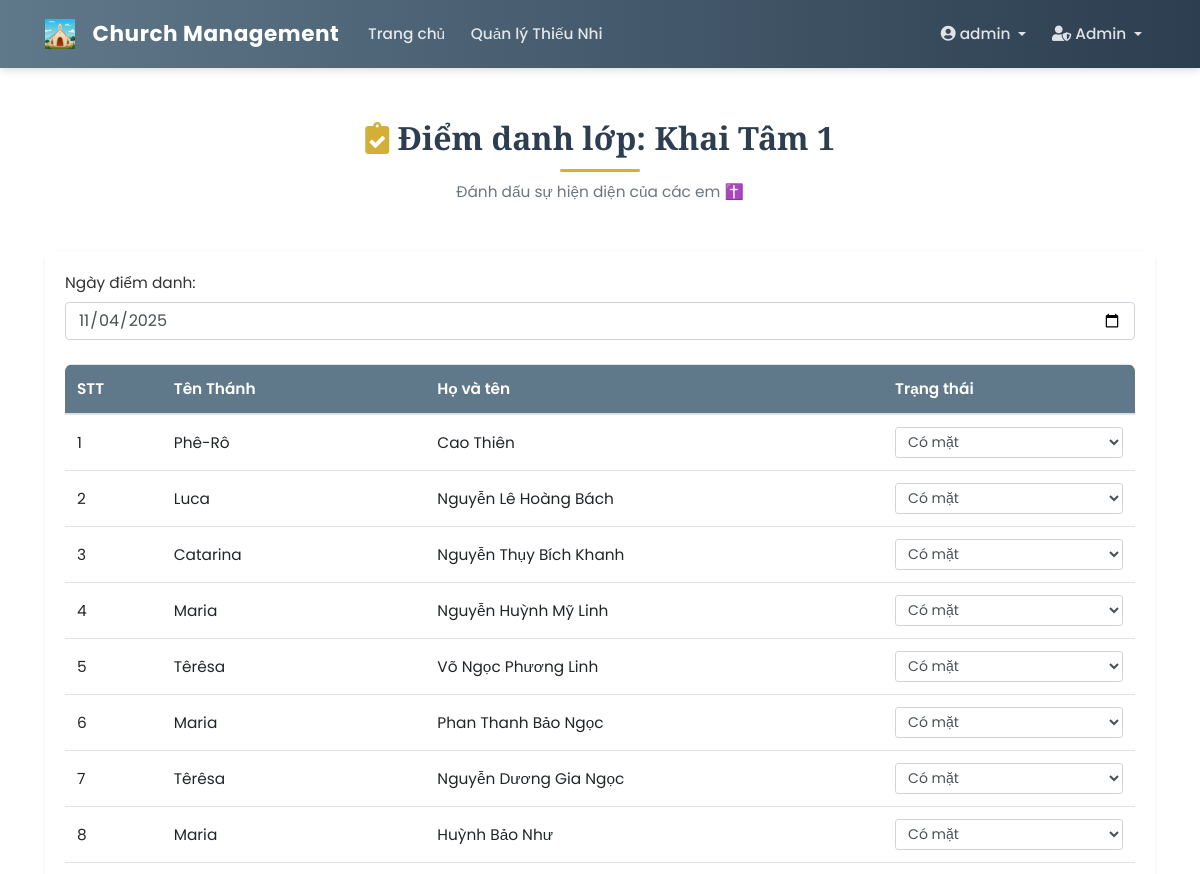
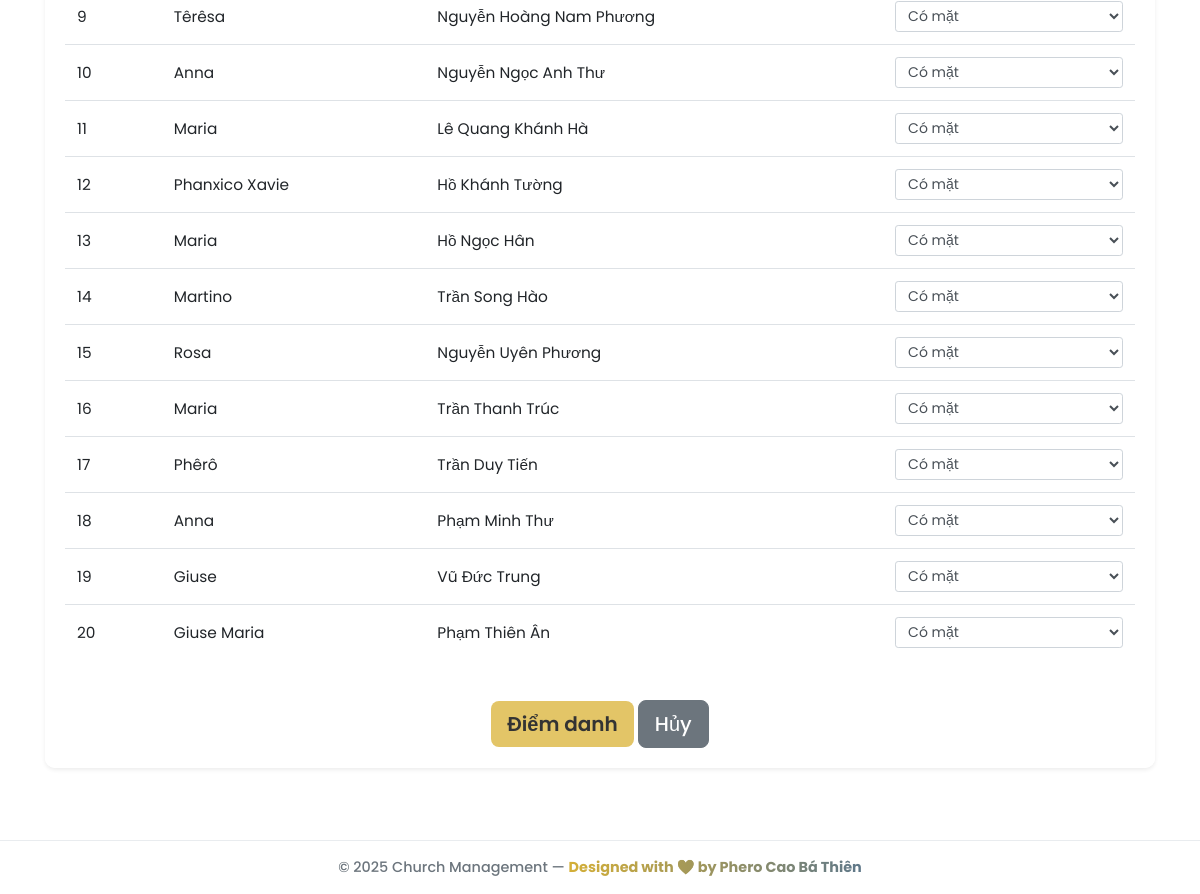
The app's page /class/1/attendance (signed in) with its own data (2 pictures, top to bottom).
### app/models/user.py (models this page shows, shortened)
class User(db.Model, UserMixin):
    __tablename__ = 'user'
    id = db.Column(db.Integer, primary_key=True)
    username = db.Column(db.String(20), unique=True, nullable=False)
    email = db.Column(db.String(120), unique=True, nullable=False)
    password_hash = db.Column(db.String(60), nullable=False)
    role = db.Column(db.String(50), nullable=False, default='guest')
    created_at = db.Column(db.DateTime, nullable=False, default=datetime.utcnow)
    profile = db.relationship(
        'UserProfile',
        back_populates='user',
        uselist=False,
        cascade='all, delete-orphan'
    )
    assigned_classes = db.relationship(
        'ClassModel',
        secondary=class_leaders_association,
        back_populates='leaders',
        lazy='dynamic'
    )
    announcements = db.relationship('Announcement', backref='author', lazy=True)
    feedbacks = db.relationship('Feedback', backref='sender', lazy=True)
    @property
    def password(self):
        """Ngăn chặn việc đọc trực tiếp mật khẩu."""
        raise AttributeError('password is not a readable attribute')
    def is_admin(self):
        return self.role == 'admin'

### app/models/class_model.py (models this page shows, shortened)
class ClassModel(db.Model):
    __tablename__ = 'class_model'
    id = db.Column(db.Integer, primary_key=True)
    name = db.Column(db.String(100), unique=True, nullable=False)
    students = db.relationship('Student', backref='class_assigned', lazy='dynamic')
    leaders = db.relationship(
        'User',
        secondary=class_leaders_association,
        back_populates='assigned_classes',
        lazy='dynamic'
    )

### app/models/student.py (models this page shows, shortened)
class Student(db.Model):
    __tablename__ = 'student'
    id = db.Column(db.Integer, primary_key=True)
    ten_thanh = db.Column(db.String(50), nullable=True) # Tên Thánh (Tùy chọn)
    full_name = db.Column(db.String(100), nullable=False) # Họ và Tên
    date_of_birth = db.Column(db.Date, nullable=False) # Ngày sinh
    gender = db.Column(db.String(10), nullable=False) # Giới tính ('Nam', 'Nữ')
    ho_ten_bo = db.Column(db.String(100), nullable=True)
    ho_ten_me = db.Column(db.String(100), nullable=True)
    sdt_phu_huynh = db.Column(db.String(15), nullable=True)
    class_id = db.Column(db.Integer, db.ForeignKey('class_model.id'), nullable=True)
    diem_mieng = db.Column(db.Float, nullable=True, default=0.0)
    diem_giua_ki_1 = db.Column(db.Float, nullable=True, default=0.0)
    diem_cuoi_ki_1 = db.Column(db.Float, nullable=True, default=0.0)
    diem_giua_ki_2 = db.Column(db.Float, nullable=True, default=0.0)
    diem_cuoi_ki_2 = db.Column(db.Float, nullable=True, default=0.0)

### app/controllers/attendance_controller.py (the view, shortened to what this page needs)
@attendance_bp.route('/class/<int:class_id>/attendance', methods=['GET', 'POST'])
@login_required
@permission_required_for_class()
def take_attendance(class_id):
    if current_user.role == 'guest':
        flash('Bạn không có quyền điểm danh.', 'danger')
        abort(403)
    class_obj = ClassModel.query.get_or_404(class_id)
    students = class_obj.students.all()
    form = AttendanceForm()
    return render_template('attendance/take_attendance.html',
                         title=f'Điểm danh lớp {class_obj.name}',
                         form=form,
                         class_obj=class_obj,
                         students=students)

### app/forms.py
class AttendanceForm(FlaskForm):
    date = DateField('Ngày điểm danh', format='%Y-%m-%d', validators=[DataRequired()], default=datetime.utcnow().date)
    submit = SubmitField('Điểm danh')

### app/models/user.py (called while the page is built)
@login_manager.user_loader
def load_user(user_id):
    return User.query.get(int(user_id))

### app/templates/attendance/take_attendance.html (shortened to what this page needs)
{% extends "base.html" %}
{% block content %}
<link rel="stylesheet" href="{{ url_for('static', filename='css/student_list.css') }}">
<div class="page-header text-center mb-5">
    <h1 class="page-title"><i class="fas fa-clipboard-check text-gold me-2"></i> Điểm danh lớp: {{ class_obj.name }}</h1>
    <p class="text-muted">Đánh dấu sự hiện diện của các em ✝️</p>
</div>
<div class="card shadow-sm">
    <div class="card-body">
        <form method="POST">
            <div class="form-group mb-4">
                <label for="date" class="form-label">Ngày điểm danh:</label>
                {{ form.date(class="form-control", type="date") }}
            </div>
            <div class="table-responsive">
                <table class="table table-hover align-middle">
                    <thead class="table-gold">
                        <tr>
                            <th>STT</th>
                            <th>Tên Thánh</th>
                            <th>Họ và tên</th>
                            <th>Trạng thái</th>
                        </tr>
                    </thead>
                    <tbody>
                        {% for student in students %}
                        <tr>
                            <td>{{ loop.index }}</td>
                            <td>{{ student.ten_thanh or 'N/A' }}</td>
                            <td>{{ student.full_name }}</td>
                            <td>
                                <select name="status_{{ student.id }}" class="form-control form-control-sm">
                                    <option value="present" selected>Có mặt</option>
                                </select>
                            </td>
                        </tr>
                        {% else %}
                        <tr>
                            <td colspan="4" class="text-center text-muted py-4">
                                ⛪ Chưa có thiếu nhi nào trong lớp.
                            </td>
                        </tr>
                        {% endfor %}
                    </tbody>
                </table>
            </div>
            <div class="text-center mt-4">
                {{ form.submit(class="btn btn-success btn-lg") }}
                <a href="{{ url_for('main_routes.view_class', class_id=class_obj.id) }}" class="btn btn-secondary btn-lg ms-2">Hủy</a>
            </div>
        </form>
    </div>
</div>
{% endblock content %}

### app/templates/base.html (shortened to what this page needs)
<!DOCTYPE html>
<html lang="vi">
<head>
    <link rel="stylesheet" href="https://stackpath.bootstrapcdn.com/bootstrap/4.5.2/css/bootstrap.min.css">
    <link rel="stylesheet" href="https://cdnjs.cloudflare.com/ajax/libs/font-awesome/5.15.3/css/all.min.css">
    <link rel="stylesheet" href="{{ url_for('static', filename='css/style.css') }}">
</head>
<body>
    <header class="site-header">
        <nav class="navbar navbar-expand-lg navbar-dark custom-navbar fixed-top">
            <div class="container">
                <a class="navbar-brand d-flex align-items-center" href="{{ url_for('main_routes.home') }}">
                <img src="{{ url_for('static', filename='img/Church.png') }}" alt="Church" class="Church mr-2" style="height: 30px; width: auto;">
                <span class="brand-text">Church Management</span>
            </a>
                <div class="collapse navbar-collapse" id="navbarToggle">
                    <ul class="navbar-nav mr-auto">
                        {% if current_user.is_authenticated %}
                            <li class="nav-item"><a class="nav-link" href="{{ url_for('main_routes.home') }}">Trang chủ</a></li>
                            <li class="nav-item"><a class="nav-link" href="{{ url_for('student.list_students') }}">Quản lý Thiếu Nhi</a></li>
                        {% endif %}
                    </ul>
                    <ul class="navbar-nav ml-auto">
                        {% if current_user.is_authenticated %}
                            <li class="nav-item dropdown">
                                <a class="nav-link dropdown-toggle" href="#" id="accountDropdown" data-toggle="dropdown">
                                    <i class="fas fa-user-circle"></i> {{ current_user.username }}
                                </a>
                            </li>
                            {% if current_user.role == 'admin' %}
                            <li class="nav-item dropdown">
                                <a class="nav-link dropdown-toggle" href="#" id="adminDropdown" data-toggle="dropdown">
                                    <i class="fas fa-user-shield"></i> Admin
                                </a>
                            </li>
                            {% endif %}
                        {% else %}
                            <li class="nav-item"><a class="nav-link" href="{{ url_for('auth.login') }}">Đăng nhập</a></li>
                            <li class="nav-item"><a class="nav-link" href="{{ url_for('auth.register') }}">Đăng ký</a></li>
                        {% endif %}
                    </ul>
                </div>
            </div>
        </nav>
    </header>
    <main class="main-content container mt-5 pt-5">
        {% block content %}{% endblock %}
    </main>
    <footer class="footer py-3 mt-5">
        <div class="container text-center">
            <p class="mb-0">© 2025 Church Management — <span class="text-gradient">Designed with ❤️ by Phero Cao Bá Thiên</span></p>
        </div>
    </footer>
</body>
</html>

### app/static/css/style.css (style rules this page uses)
:root { --primary-color: #8a7b5f; --secondary-color: #5f788a; --dark-color: #2c3e50; --light-color: #fdfdfd; --soft-gold: #d4af37; --muted-gray: #6c757d; --light-bg: #f8f9fa; --shadow: 0 4px 12px rgba(0, 0, 0, 0.08); --border-radius: 0.5rem; }
body { font-family: 'Poppins', sans-serif; background: linear-gradient( rgba(255, 255, 255, 0.98), rgba(255, 255, 255, 0.97) ), url('https://source.unsplash.com/1600x900/?church,stained-glass,light,cathedral'); background-size: cover; background-attachment: fixed; background-position: center; color: var(--dark-color); display: flex; flex-direction: column; min-height: 100vh; font-size: 0.96rem; }
a { color: var(--secondary-color); text-decoration: none; transition: color 0.2s ease-in-out; }
h1, h2, h3, h4, h5 { font-family: 'Playfair Display', serif; font-weight: 600; color: var(--dark-color); }
h1 { text-align: center; font-size: 2rem; position: relative; }
h1::after { content: ""; display: block; width: 80px; height: 3px; background: var(--soft-gold); margin: 12px auto 0; border-radius: 3px; }
.custom-navbar { background: linear-gradient(90deg, var(--secondary-color), var(--dark-color)); box-shadow: 0 2px 8px rgba(0,0,0,0.15); padding: 0.8rem 1rem; }
.brand-text { font-weight: 700; font-size: 1.35rem; color: #fff; margin-left: 0.6rem; letter-spacing: 0.5px; }
.nav-link { color: rgba(255, 255, 255, 0.85) !important; font-weight: 500; transition: color 0.2s; margin: 0 0.3rem; }
.card { background-color: #fff; border: none; border-radius: var(--border-radius); box-shadow: var(--shadow); margin-bottom: 1.5rem; transition: transform 0.2s ease; }
.table { background: #fff; border-radius: var(--border-radius); overflow: hidden; }
.table thead th { background-color: var(--secondary-color); color: #fff; font-weight: 600; }
.btn { font-weight: 500; border-radius: var(--border-radius); padding: 0.5rem 1rem; transition: all 0.2s ease; }
.btn-success { background-color: #28a745; border: none; }
.footer { background: #fff; border-top: 1px solid #e9ecef; padding: 1rem; text-align: center; font-weight: 500; font-size: 0.9rem; color: var(--muted-gray); }
.text-gradient { background: linear-gradient(90deg, var(--soft-gold), var(--secondary-color)); -webkit-background-clip: text; -webkit-text-fill-color: transparent; font-weight: 700; }

### app/static/css/student_list.css (style rules this page uses)
body { background: linear-gradient(rgba(255,255,255,0.94), rgba(255,255,255,0.97)), url('https://source.unsplash.com/1600x900/?church,light,children'); background-size: cover; background-attachment: fixed; font-family: 'Poppins', sans-serif; color: #333; }
.page-title { font-weight: 600; color: #2c3e50; }
.text-gold { color: #d4af37; }
.table-gold { background-color: #e3c567; color: #333; }
.card { border: none; border-radius: 10px; background: rgba(255,255,255,0.95); }
.btn-success { background-color: #e3c567; border: none; color: #333; font-weight: 600; }
.table th, .table td { vertical-align: middle; }

### records on screen
User: username "admin"
ClassModel: name "Khai Tâm 1"
Student: ten_thanh "Phê-Rô", full_name "Cao Thiên", id "Có mặt"
Student: ten_thanh "Luca", full_name "Nguyễn Lê Hoàng Bách", id "Có mặt"
Student: ten_thanh "Catarina", full_name "Nguyễn Thụy Bích Khanh", id "Có mặt"
Student: ten_thanh "Maria", full_name "Nguyễn Huỳnh Mỹ Linh", id "Có mặt"
Student: ten_thanh "Têrêsa", full_name "Võ Ngọc Phương Linh", id "Có mặt"
Student: ten_thanh "Maria", full_name "Phan Thanh Bảo Ngọc", id "Có mặt"
Student: ten_thanh "Têrêsa", full_name "Nguyễn Dương Gia Ngọc", id "Có mặt"
Student: ten_thanh "Maria", full_name "Huỳnh Bảo Như", id "Có mặt"
Student: ten_thanh "Têrêsa", full_name "Nguyễn Hoàng Nam Phương", id "Có mặt"
Student: ten_thanh "Anna", full_name "Nguyễn Ngọc Anh Thư", id "Có mặt"
Student: ten_thanh "Maria", full_name "Lê Quang Khánh Hà", id "Có mặt"
Student: ten_thanh "Phanxico Xavie", full_name "Hồ Khánh Tường", id "Có mặt"
Student: ten_thanh "Maria", full_name "Hồ Ngọc Hân", id "Có mặt"
Student: ten_thanh "Martino", full_name "Trần Song Hào", id "Có mặt"
Student: ten_thanh "Rosa", full_name "Nguyễn Uyên Phương", id "Có mặt"
Student: ten_thanh "Maria", full_name "Trần Thanh Trúc", id "Có mặt"
Student: ten_thanh "Phêrô", full_name "Trần Duy Tiến", id "Có mặt"
Student: ten_thanh "Anna", full_name "Phạm Minh Thư", id "Có mặt"
Student: ten_thanh "Giuse", full_name "Vũ Đức Trung", id "Có mặt"
Student: ten_thanh "Giuse Maria", full_name "Phạm Thiên Ân", id "Có mặt"
